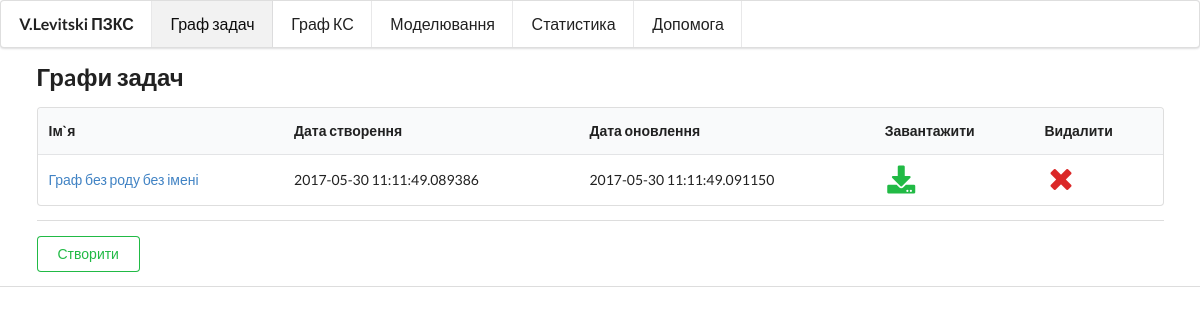
Page /task-graph/ on the committed database.
### app.py (models this page shows)
class TaskGraph(db.Model):
    id = db.Column(db.Integer, primary_key=True, autoincrement=True)
    name = db.Column(db.String)
    created_at = db.Column(db.DateTime)
    updated_at = db.Column(db.DateTime)
    queue = db.Column(db.String)
    data = db.Column(db.String)

### app.py (the view)
@app.route('/task-graph/')
def task_graph():
    graphs = TaskGraph.query.all()
    return render_template('task_graph.html', graphs=graphs)

### app.py (called while the page is built)
@app.context_processor
def context():
    return dict(render_ganta=render_diagram_ganta)

### templates/task_graph.html (shortened to what this page needs)
{% extends "index.html" %}
{% block head %}
{{ super() }}
{% endblock %}
{% block content %}
{{ super() }}
<div class="ui container">
    {% if graphs %}
    <h2>Грaфи задач</h2>
    <table class="ui table">
        <thead>
        <tr>
            <th>Ім`я</th>
            <th>Дата створення</th>
            <th>Дата оновлення</th>
            <th>Завантажити</th>
            <th>Видалити</th>
        </tr>
        </thead>
        <tbody>
        {% for g in graphs %}
        <tr>
            <td>
                <a href="{{ url_for('save_task_graph',id=g.id) }}">
                    {{ g.name }}
                </a>
            </td>
            <td>{{ g.created_at }}</td>
            <td>{{ g.updated_at }}</td>
            <td>
                <a href="{{ url_for('download_task_graph', id=g.id) }}"><i
                        class="download big green icon"></i></a>
            </td>
            <td>
                <a href="{{ url_for('delete_task_graph', id=g.id) }}"><i
                        class="remove big red icon"></i></a></td>
        </tr>
        {% endfor %}
        </tbody>
    </table>
    {% endif %}
    <div class="ui divider"></div>
    <a class="ui basic positive button"
       href="{{ url_for('save_task_graph') }}">Створити</a></div>
</div>
{% endblock %}

### rows in the picture
TaskGraph: name "Граф без роду без імені", created_at "2017-05-30 11:11:49.089386", updated_at "2017-05-30 11:11:49.091150"
